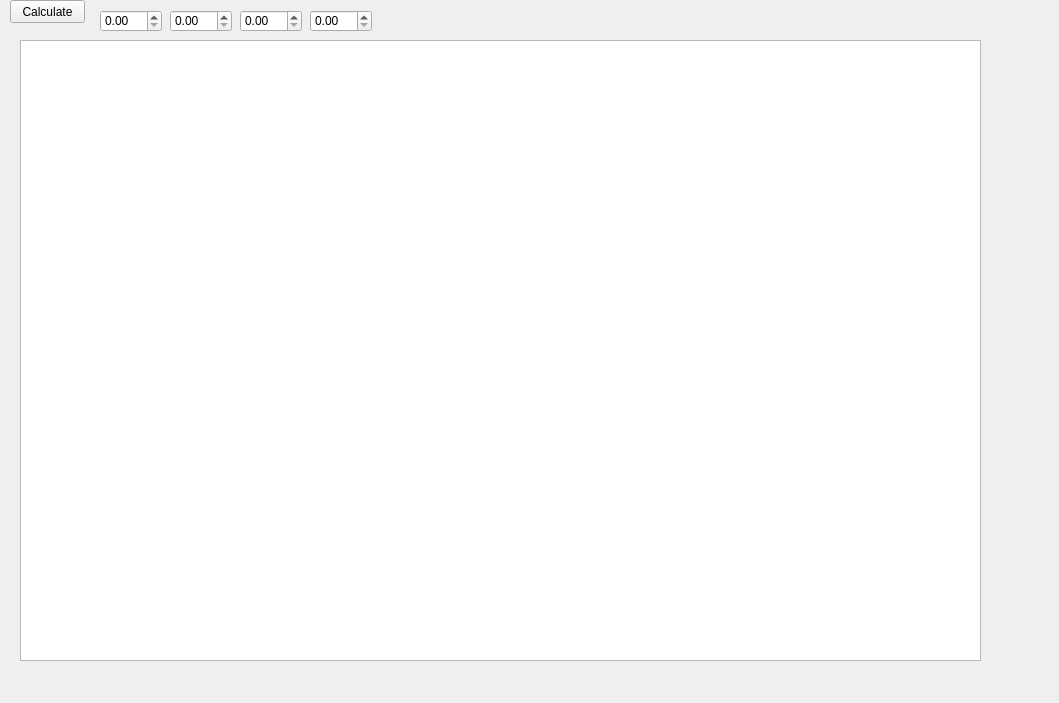
<?xml version="1.0" encoding="UTF-8"?>
<ui version="4.0">
 <class>NotObviousMethod</class>
 <widget class="QWidget" name="NotObviousMethod">
  <property name="geometry">
   <rect>
    <x>0</x>
    <y>0</y>
    <width>1059</width>
    <height>703</height>
   </rect>
  </property>
  <property name="windowTitle">
   <string>Form</string>
  </property>
  <widget class="QPlainTextEdit" name="plainTextEdit">
   <property name="geometry">
    <rect>
     <x>20</x>
     <y>40</y>
     <width>961</width>
     <height>621</height>
    </rect>
   </property>
  </widget>
  <widget class="QPushButton" name="calculateButton">
   <property name="geometry">
    <rect>
     <x>10</x>
     <y>0</y>
     <width>75</width>
     <height>23</height>
    </rect>
   </property>
   <property name="text">
    <string>Calculate</string>
   </property>
  </widget>
  <widget class="QDoubleSpinBox" name="equationA">
   <property name="geometry">
    <rect>
     <x>100</x>
     <y>10</y>
     <width>62</width>
     <height>22</height>
    </rect>
   </property>
  </widget>
  <widget class="QDoubleSpinBox" name="equationB">
   <property name="geometry">
    <rect>
     <x>170</x>
     <y>10</y>
     <width>62</width>
     <height>22</height>
    </rect>
   </property>
  </widget>
  <widget class="QDoubleSpinBox" name="accurateA">
   <property name="geometry">
    <rect>
     <x>240</x>
     <y>10</y>
     <width>62</width>
     <height>22</height>
    </rect>
   </property>
  </widget>
  <widget class="QDoubleSpinBox" name="accurateB">
   <property name="geometry">
    <rect>
     <x>310</x>
     <y>10</y>
     <width>62</width>
     <height>22</height>
    </rect>
   </property>
  </widget>
 </widget>
 <resources/>
 <connections/>
</ui>
